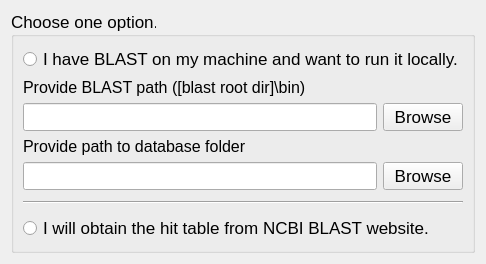
<?xml version="1.0" encoding="UTF-8"?>
<ui version="4.0">
 <class>LocalOrWebPage</class>
 <widget class="QWizardPage" name="LocalOrWebPage">
  <property name="geometry">
   <rect>
    <x>0</x>
    <y>0</y>
    <width>468</width>
    <height>264</height>
   </rect>
  </property>
  <property name="windowTitle">
   <string>WizardPage</string>
  </property>
  <layout class="QGridLayout" name="gridLayout_3">
   <item row="0" column="0">
    <widget class="QGroupBox" name="groupBox">
     <property name="sizePolicy">
      <sizepolicy hsizetype="Preferred" vsizetype="Preferred">
       <horstretch>0</horstretch>
       <verstretch>0</verstretch>
      </sizepolicy>
     </property>
     <property name="font">
      <font>
       <pointsize>13</pointsize>
      </font>
     </property>
     <property name="title">
      <string>Choose one option.</string>
     </property>
     <layout class="QGridLayout" name="gridLayout">
      <item row="2" column="0">
       <widget class="QLineEdit" name="lineEdit_blastBin"/>
      </item>
      <item row="8" column="0" colspan="2">
       <widget class="QRadioButton" name="radioButton_web">
        <property name="font">
         <font>
          <pointsize>13</pointsize>
         </font>
        </property>
        <property name="text">
         <string>I will obtain the hit table from NCBI BLAST website.</string>
        </property>
       </widget>
      </item>
      <item row="4" column="0">
       <widget class="QLineEdit" name="lineEdit_dbPath">
        <property name="sizePolicy">
         <sizepolicy hsizetype="Expanding" vsizetype="Fixed">
          <horstretch>0</horstretch>
          <verstretch>0</verstretch>
         </sizepolicy>
        </property>
       </widget>
      </item>
      <item row="6" column="0" colspan="2">
       <widget class="Line" name="line">
        <property name="orientation">
         <enum>Qt::Horizontal</enum>
        </property>
       </widget>
      </item>
      <item row="3" column="0">
       <widget class="QLabel" name="label_2">
        <property name="font">
         <font>
          <pointsize>12</pointsize>
         </font>
        </property>
        <property name="text">
         <string>Provide path to database folder</string>
        </property>
       </widget>
      </item>
      <item row="1" column="0">
       <widget class="QLabel" name="label">
        <property name="font">
         <font>
          <pointsize>12</pointsize>
         </font>
        </property>
        <property name="text">
         <string>Provide BLAST path ([blast root dir]\bin)</string>
        </property>
       </widget>
      </item>
      <item row="2" column="1">
       <widget class="QPushButton" name="pushButton_browse">
        <property name="text">
         <string>Browse</string>
        </property>
       </widget>
      </item>
      <item row="0" column="0" colspan="2">
       <widget class="QRadioButton" name="radioButton_local">
        <property name="font">
         <font>
          <pointsize>13</pointsize>
         </font>
        </property>
        <property name="text">
         <string>I have BLAST on my machine and want to run it locally.</string>
        </property>
       </widget>
      </item>
      <item row="4" column="1">
       <widget class="QPushButton" name="pushButton_browse2">
        <property name="text">
         <string>Browse</string>
        </property>
       </widget>
      </item>
      <item row="5" column="0">
       <spacer name="verticalSpacer">
        <property name="orientation">
         <enum>Qt::Vertical</enum>
        </property>
        <property name="sizeHint" stdset="0">
         <size>
          <width>20</width>
          <height>40</height>
         </size>
        </property>
       </spacer>
      </item>
      <item row="7" column="0">
       <spacer name="verticalSpacer_2">
        <property name="orientation">
         <enum>Qt::Vertical</enum>
        </property>
        <property name="sizeHint" stdset="0">
         <size>
          <width>20</width>
          <height>40</height>
         </size>
        </property>
       </spacer>
      </item>
     </layout>
    </widget>
   </item>
  </layout>
 </widget>
 <resources/>
 <connections/>
</ui>
